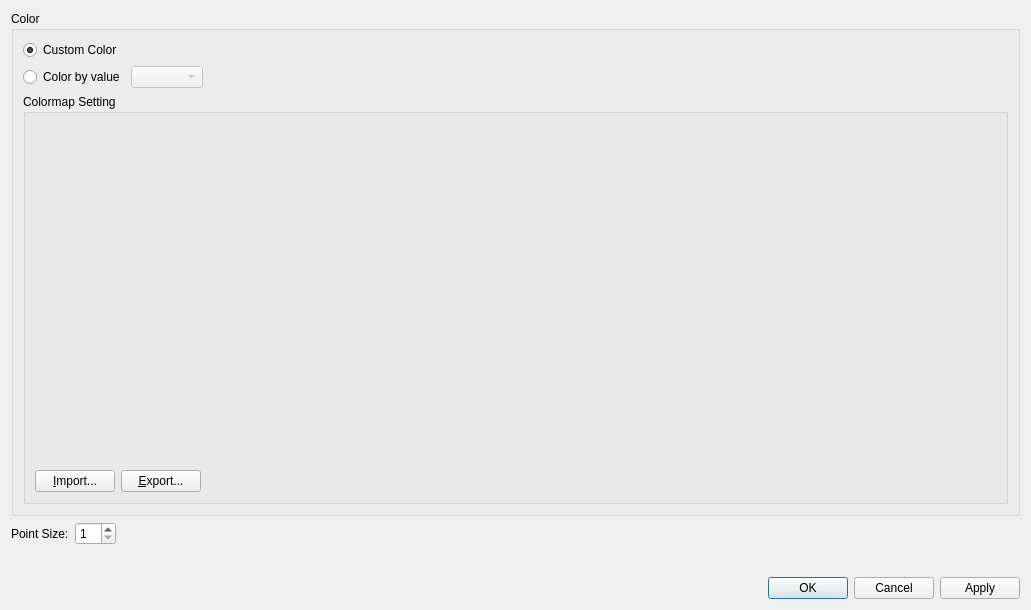
<?xml version="1.0" encoding="UTF-8"?>
<ui version="4.0">
 <class>Post2dWindowParticlesBaseScalarGroupDataItem_PropertyDialog</class>
 <widget class="QDialog" name="Post2dWindowParticlesBaseScalarGroupDataItem_PropertyDialog">
  <property name="geometry">
   <rect>
    <x>0</x>
    <y>0</y>
    <width>1031</width>
    <height>610</height>
   </rect>
  </property>
  <property name="windowTitle">
   <string>Particles Scalar Setting</string>
  </property>
  <layout class="QVBoxLayout" name="verticalLayout">
   <item>
    <widget class="QGroupBox" name="colorGroupBox">
     <property name="title">
      <string>Color</string>
     </property>
     <layout class="QVBoxLayout" name="verticalLayout_2" stretch="0,1">
      <item>
       <layout class="QGridLayout" name="gridLayout_3">
        <item row="0" column="0">
         <widget class="QRadioButton" name="customColorRadioButton">
          <property name="text">
           <string>Custom Color</string>
          </property>
          <property name="checked">
           <bool>true</bool>
          </property>
         </widget>
        </item>
        <item row="0" column="1">
         <layout class="QHBoxLayout" name="horizontalLayout_6">
          <item>
           <widget class="ColorEditWidget" name="customColorWidget">
            <property name="enabled">
             <bool>true</bool>
            </property>
            <property name="text">
             <string/>
            </property>
           </widget>
          </item>
          <item>
           <spacer name="horizontalSpacer_6">
            <property name="orientation">
             <enum>Qt::Horizontal</enum>
            </property>
            <property name="sizeHint" stdset="0">
             <size>
              <width>40</width>
              <height>20</height>
             </size>
            </property>
           </spacer>
          </item>
         </layout>
        </item>
        <item row="1" column="0">
         <widget class="QRadioButton" name="valueRadioButton">
          <property name="text">
           <string>Color by value</string>
          </property>
          <property name="checked">
           <bool>false</bool>
          </property>
         </widget>
        </item>
        <item row="1" column="1">
         <layout class="QHBoxLayout" name="horizontalLayout_7">
          <item>
           <widget class="QComboBox" name="valueComboBox">
            <property name="enabled">
             <bool>false</bool>
            </property>
           </widget>
          </item>
          <item>
           <spacer name="horizontalSpacer_7">
            <property name="orientation">
             <enum>Qt::Horizontal</enum>
            </property>
            <property name="sizeHint" stdset="0">
             <size>
              <width>40</width>
              <height>20</height>
             </size>
            </property>
           </spacer>
          </item>
         </layout>
        </item>
       </layout>
      </item>
      <item>
       <widget class="QGroupBox" name="colorMapGroupBox">
        <property name="title">
         <string>Colormap Setting</string>
        </property>
        <layout class="QVBoxLayout" name="verticalLayout_3" stretch="1,0">
         <item>
          <widget class="ColorMapSettingEditWidget" name="colorMapWidget" native="true"/>
         </item>
         <item>
          <layout class="QHBoxLayout" name="horizontalLayout_8">
           <item>
            <widget class="QPushButton" name="importButton">
             <property name="text">
              <string>&amp;Import...</string>
             </property>
            </widget>
           </item>
           <item>
            <widget class="QPushButton" name="exportButton">
             <property name="text">
              <string>&amp;Export...</string>
             </property>
            </widget>
           </item>
           <item>
            <spacer name="horizontalSpacer_8">
             <property name="orientation">
              <enum>Qt::Horizontal</enum>
             </property>
             <property name="sizeHint" stdset="0">
              <size>
               <width>40</width>
               <height>20</height>
              </size>
             </property>
            </spacer>
           </item>
          </layout>
         </item>
        </layout>
       </widget>
      </item>
     </layout>
    </widget>
   </item>
   <item>
    <layout class="QHBoxLayout" name="horizontalLayout_3">
     <item>
      <widget class="QLabel" name="pointSizeLabel">
       <property name="text">
        <string>Point Size:</string>
       </property>
      </widget>
     </item>
     <item>
      <layout class="QHBoxLayout" name="horizontalLayout">
       <item>
        <widget class="QSpinBox" name="pointSizeSpinBox">
         <property name="minimum">
          <number>1</number>
         </property>
        </widget>
       </item>
       <item>
        <spacer name="horizontalSpacer">
         <property name="orientation">
          <enum>Qt::Horizontal</enum>
         </property>
         <property name="sizeHint" stdset="0">
          <size>
           <width>40</width>
           <height>20</height>
          </size>
         </property>
        </spacer>
       </item>
      </layout>
     </item>
    </layout>
   </item>
   <item>
    <layout class="QHBoxLayout" name="horizontalLayout_2" stretch="0,1">
     <item>
      <widget class="TransparencyWidget" name="transparencyWidget" native="true"/>
     </item>
     <item>
      <spacer name="horizontalSpacer_2">
       <property name="orientation">
        <enum>Qt::Horizontal</enum>
       </property>
       <property name="sizeHint" stdset="0">
        <size>
         <width>40</width>
         <height>20</height>
        </size>
       </property>
      </spacer>
     </item>
    </layout>
   </item>
   <item>
    <widget class="QDialogButtonBox" name="buttonBox">
     <property name="orientation">
      <enum>Qt::Horizontal</enum>
     </property>
     <property name="standardButtons">
      <set>QDialogButtonBox::Apply|QDialogButtonBox::Cancel|QDialogButtonBox::Ok</set>
     </property>
    </widget>
   </item>
  </layout>
 </widget>
 <customwidgets>
  <customwidget>
   <class>ColorEditWidget</class>
   <extends>QLabel</extends>
   <header>guibase/widget/coloreditwidget.h</header>
   <container>1</container>
  </customwidget>
  <customwidget>
   <class>TransparencyWidget</class>
   <extends>QWidget</extends>
   <header>guibase/widget/transparencywidget.h</header>
   <container>1</container>
  </customwidget>
  <customwidget>
   <class>ColorMapSettingEditWidget</class>
   <extends>QWidget</extends>
   <header>guicore/scalarstocolors/colormapsettingeditwidget.h</header>
   <container>1</container>
  </customwidget>
 </customwidgets>
 <resources/>
 <connections>
  <connection>
   <sender>buttonBox</sender>
   <signal>accepted()</signal>
   <receiver>Post2dWindowParticlesBaseScalarGroupDataItem_PropertyDialog</receiver>
   <slot>accept()</slot>
   <hints>
    <hint type="sourcelabel">
     <x>257</x>
     <y>600</y>
    </hint>
    <hint type="destinationlabel">
     <x>157</x>
     <y>274</y>
    </hint>
   </hints>
  </connection>
  <connection>
   <sender>buttonBox</sender>
   <signal>rejected()</signal>
   <receiver>Post2dWindowParticlesBaseScalarGroupDataItem_PropertyDialog</receiver>
   <slot>reject()</slot>
   <hints>
    <hint type="sourcelabel">
     <x>325</x>
     <y>600</y>
    </hint>
    <hint type="destinationlabel">
     <x>286</x>
     <y>274</y>
    </hint>
   </hints>
  </connection>
  <connection>
   <sender>customColorRadioButton</sender>
   <signal>toggled(bool)</signal>
   <receiver>customColorWidget</receiver>
   <slot>setEnabled(bool)</slot>
   <hints>
    <hint type="sourcelabel">
     <x>107</x>
     <y>50</y>
    </hint>
    <hint type="destinationlabel">
     <x>133</x>
     <y>55</y>
    </hint>
   </hints>
  </connection>
  <connection>
   <sender>valueRadioButton</sender>
   <signal>toggled(bool)</signal>
   <receiver>valueComboBox</receiver>
   <slot>setEnabled(bool)</slot>
   <hints>
    <hint type="sourcelabel">
     <x>89</x>
     <y>79</y>
    </hint>
    <hint type="destinationlabel">
     <x>137</x>
     <y>79</y>
    </hint>
   </hints>
  </connection>
  <connection>
   <sender>valueRadioButton</sender>
   <signal>toggled(bool)</signal>
   <receiver>colorMapGroupBox</receiver>
   <slot>setEnabled(bool)</slot>
   <hints>
    <hint type="sourcelabel">
     <x>33</x>
     <y>83</y>
    </hint>
    <hint type="destinationlabel">
     <x>33</x>
     <y>114</y>
    </hint>
   </hints>
  </connection>
 </connections>
</ui>
